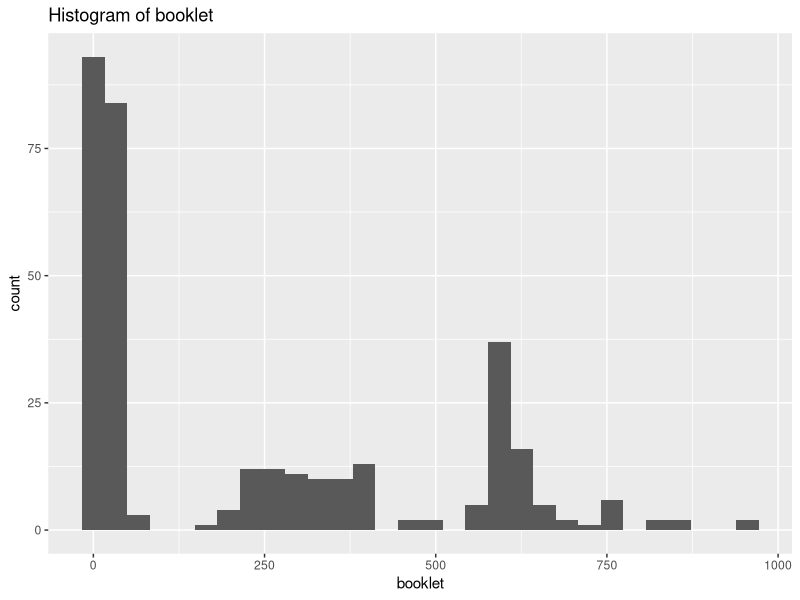
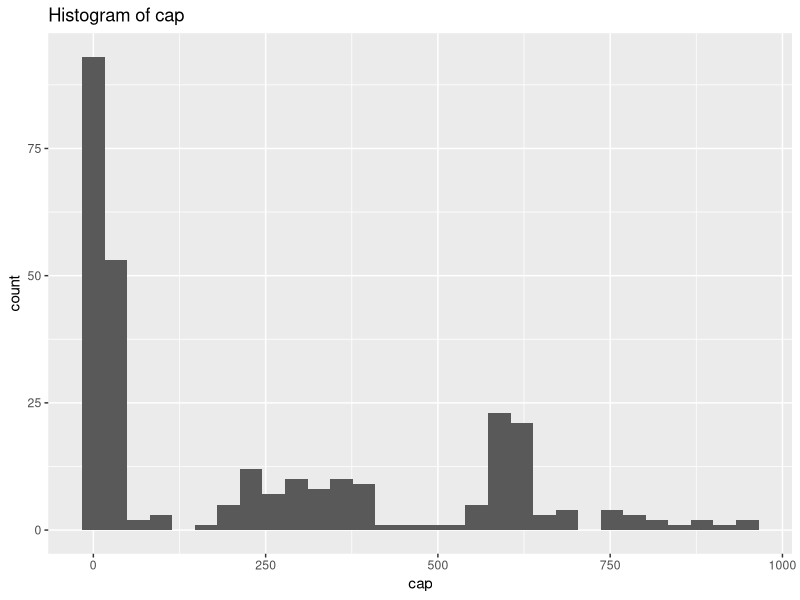
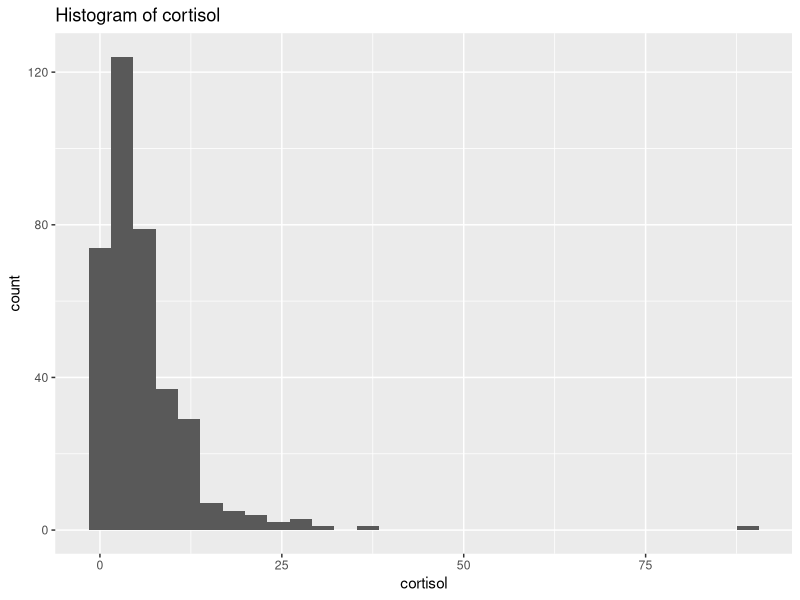
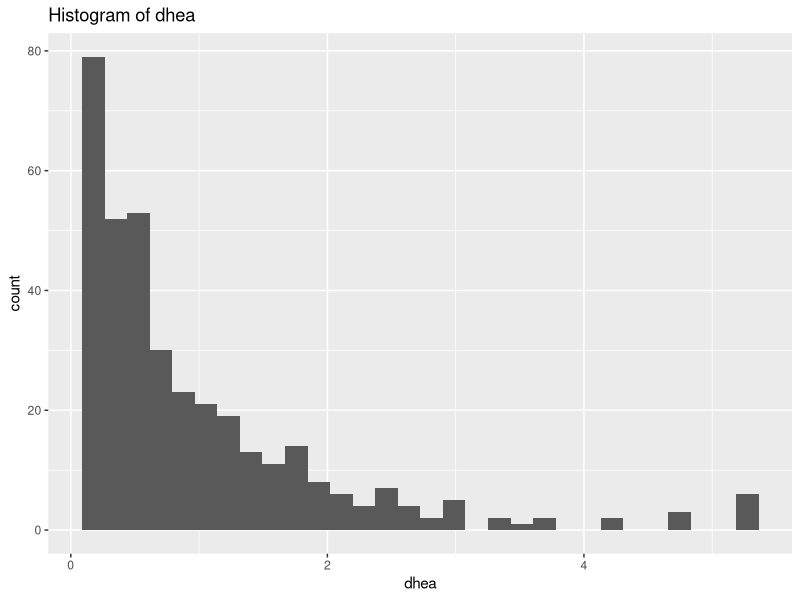
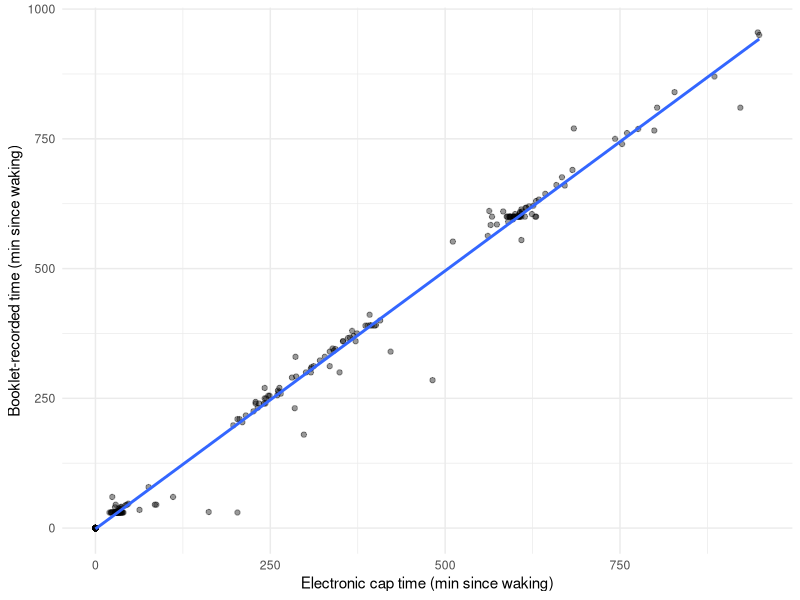
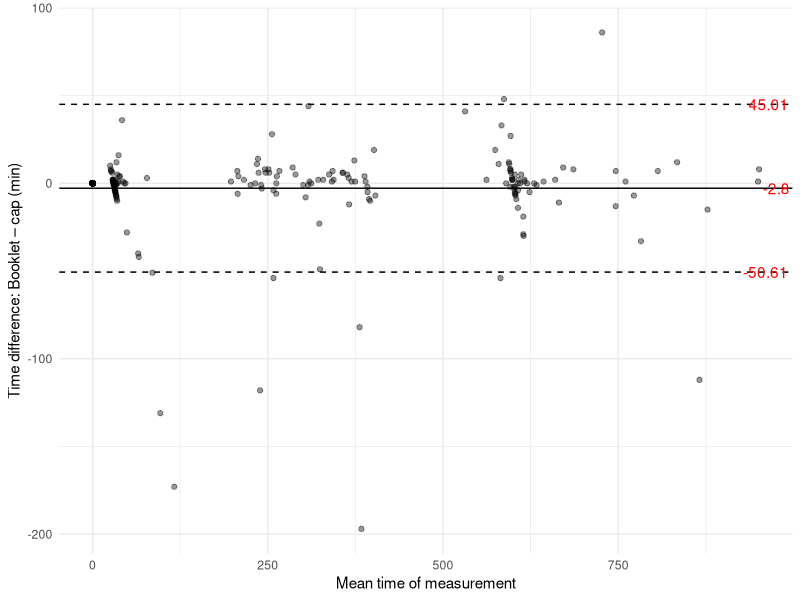

Source code (R) for these figures, in order:
## ---- chunk 1
library(tidyverse)
library(lme4)
library(lmerTest)
## ---- chunk 2
data <- read.csv("Project0_Clean_v2.csv") %>%
  transmute(
    id = SubjectID,
    day = DAYNUMB, # day number: should be 1 - 3
    sample = Collection.Sample, # sample number of a day: 1 - 4
    sleep = Sleep.Diary.reported.wake.time, 
    # time
    booklet = if_else(sample == 1, 0,
      Booklet..Sample.interval.Decimal.Time..mins.),
    cap = if_else(sample == 1, 0,
      MEMs..Sample.interval.Decimal.Time..mins.),
    # outcome
    cortisol = Cortisol..nmol.L.,
    dhea = DHEA..nmol.L.)
## ---- chunk 3
data %>%
  count(id) %>% count(n)
# Yes
## ---- chunk 4
table(
  sample1 = data$sample == 1,
  wake_na = data$sleep != "")
# Yes, sample = 1 means having wake-up time
## ---- chunk 5
data %>%
  summarise(
    booklet_missing = sum(is.na(booklet)),
    cap_missing = sum(is.na(cap)),
    cortisol_missing = sum(is.na(cortisol)),
    dhea_missing = sum(is.na(dhea)))
## ---- chunk 6
table(
  booklet_na = is.na(data$booklet),
  cap_na = is.na(data$cap))
# No, there are only 17 rows overlapping
# we only have 268/372 rows in terms of non-missing time
## ---- chunk 7
# plot histograms
ggplot(data, aes(x = booklet)) +
  geom_histogram(bins = 30, na.rm = TRUE) +
  labs(title = "Histogram of booklet")

ggplot(data, aes(x = cap)) +
  geom_histogram(bins = 30, na.rm = TRUE) +
  labs(title = "Histogram of cap")

ggplot(data, aes(x = cortisol)) +
  geom_histogram(bins = 30, na.rm = TRUE) +
  labs(title = "Histogram of cortisol")

ggplot(data, aes(x = dhea)) +
  geom_histogram(bins = 30, na.rm = TRUE) +
  labs(title = "Histogram of dhea")
## ---- chunk 8
data %>%
  summarise(
    booklet_min = min(booklet, na.rm = TRUE),
    booklet_max = max(booklet, na.rm = TRUE),
    cap_min = min(cap, na.rm = TRUE),
    cap_max = max(cap, na.rm = TRUE),
    cortisol_min = min(cortisol, na.rm = TRUE),
    cortisol_max = max(cortisol, na.rm = TRUE),
    dhea_min = min(dhea, na.rm = TRUE),
    dhea_max = max(dhea, na.rm = TRUE))
## ---- chunk 9
# following advice from PI, set threshold for two outcomes and remove outliers
data <- data %>%
  mutate(
    dhea_cleaned = if_else(dhea > 0.205, NA_real_, dhea),
    cortisol_cleaned = if_else(cortisol > 80, NA_real_, cortisol))
# do we believe in it?
## ---- chunk 10
# draw the scatter plot of both time with linear regression trend line
ggplot(data %>% filter(!is.na(cap), !is.na(booklet)),
       aes(x = cap, y = booklet)) +
  geom_point(alpha = 0.4) +
  geom_smooth(method = "lm", se = FALSE) +
  labs(
    x = "Electronic cap time (min since waking)",
    y = "Booklet-recorded time (min since waking)") +
  theme_minimal()
## ---- chunk 11
# correlation: pearson and spearman
cor(data$cap, data$booklet, use = "complete.obs")
cor(data$cap, data$booklet, use = "complete.obs",method = "spearman")
## ---- chunk 12
fit_time <- lmer(
  booklet ~ cap + (1 | id),
  data = data,
  REML = FALSE)

summary(fit_time)
confint(fit_time)
## ---- chunk 13
# Bland–Altman: every point represents a pair of measurement
data_ba <- data %>%
  filter(!is.na(booklet), !is.na(cap)) %>%
  mutate(
    mean_time = (booklet + cap) / 2, # time of the pair of measurement
    diff_time = booklet - cap) # measurement difference

mean_diff <- mean(data_ba$diff_time)
sd_diff <- sd(data_ba$diff_time) # for constructing the CI
upper <- mean_diff + 1.96 * sd_diff
lower <- mean_diff - 1.96 * sd_diff

ggplot(data_ba, aes(x = mean_time, y = diff_time)) +
  geom_point(alpha = 0.4) +
  geom_hline(yintercept = mean_diff, linetype = "solid") +
  geom_hline(yintercept = upper, linetype = "dashed") +
  geom_hline(yintercept = lower, linetype = "dashed") +
  annotate("text", x = Inf, y = mean_diff,
           label = round(mean_diff, 2), hjust = 1.1, color = "red") +
  annotate("text", x = Inf, y = upper, 
           label = round(upper, 2), hjust = 1.1, color = "red") +
  annotate("text", x = Inf, y = lower, 
           label = round(lower, 2), hjust = 1.1, color = "red") +
  labs(x = "Mean time of measurement",
       y = "Time difference: Booklet – cap (min)") +
  theme_minimal()
